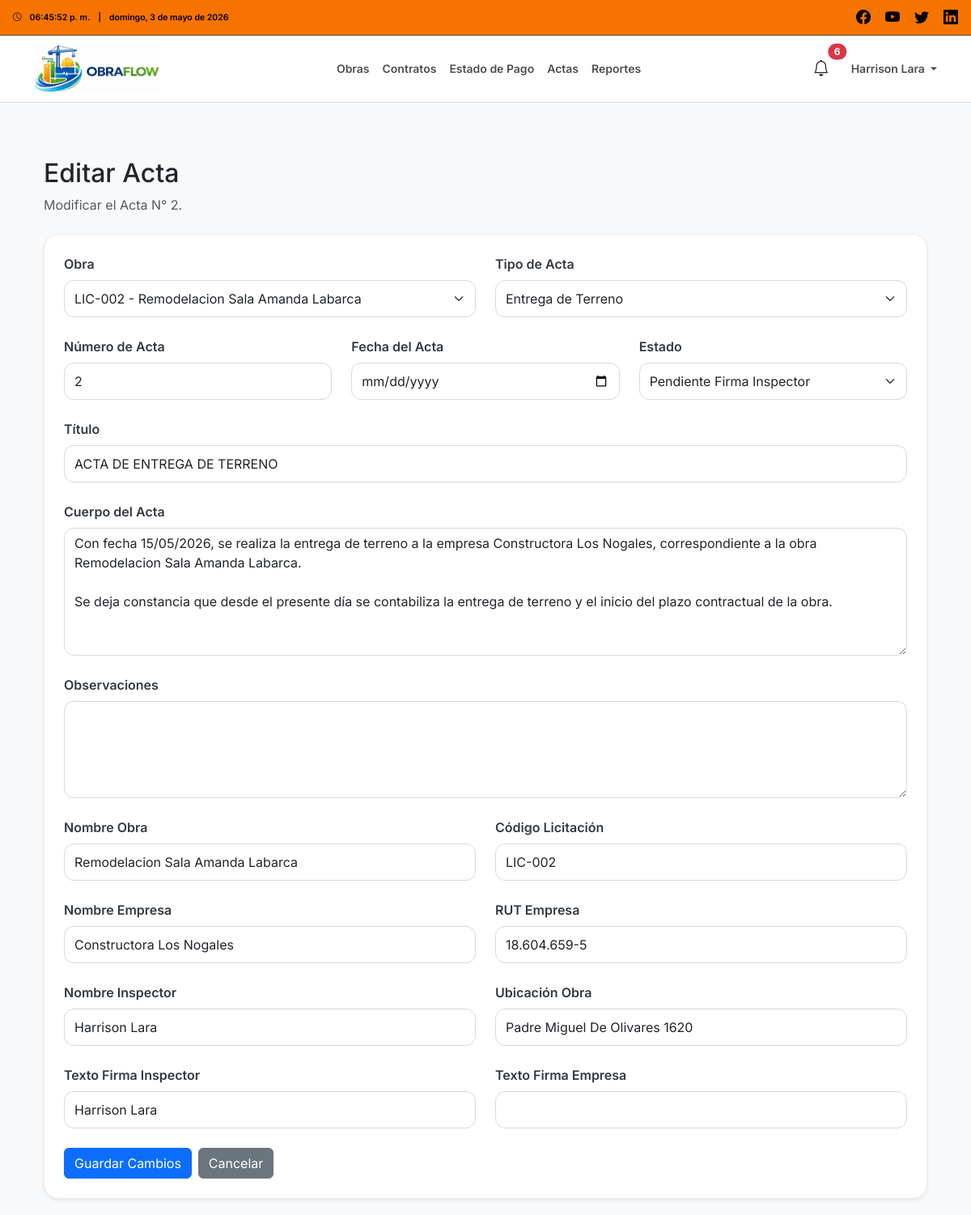
The page /actas/10/editar/ (signed in) on the database its author committed.
### users/models.py (models this page shows, shortened)
class User(AbstractUser):
    class Roles(models.TextChoices):
        ADMIN = 'ADMIN', 'Administrador'
        INSPECTOR = 'INSPECTOR', 'Inspector'
        CONTRATISTA = 'CONTRATISTA', 'Empresa Contratista'
    role = models.CharField(
        max_length=20,
        choices=Roles.choices,
        default=Roles.CONTRATISTA
    )

### actas/models.py (models this page shows, shortened)
class Acta(models.Model):
    TIPO_ACTA_CHOICES = [
        ('ENTREGA_TERRENO', 'Entrega de Terreno'),
        ('RECEPCION_OBS', 'Recepción con Observaciones'),
        ('RECEPCION_OK', 'Recepción sin Observaciones'),
    ]
    ESTADO_CHOICES = [
        ('PENDIENTE', 'Pendiente por Firmar'),
        ('PENDIENTE_EMPRESA', 'Pendiente Firma Empresa'),
        ('PENDIENTE_INSPECTOR', 'Pendiente Firma Inspector'),
        ('FIRMADA', 'Firmada'),
    ]
    obra = models.ForeignKey(
        Obra,
        on_delete=models.CASCADE,
        related_name='actas'
    )
    tipo_acta = models.CharField(
        max_length=30,
        choices=TIPO_ACTA_CHOICES
    )
    numero_acta = models.PositiveIntegerField()
    fecha_acta = models.DateField()
    titulo = models.CharField(max_length=255)
    cuerpo_acta = models.TextField()
    observaciones = models.TextField(blank=True, null=True)
    estado = models.CharField(
        max_length=30,
        choices=ESTADO_CHOICES,
        default='PENDIENTE'
    )
    nombre_obra = models.CharField(max_length=255)
    codigo_licitacion = models.CharField(max_length=100)
    nombre_empresa = models.CharField(max_length=255)
    rut_empresa = models.CharField(max_length=100, blank=True, null=True)
    nombre_inspector = models.CharField(max_length=255)
    ubicacion_obra = models.CharField(max_length=255, blank=True, null=True)
    firma_inspector_texto = models.CharField(max_length=255)
    firma_empresa_texto = models.CharField(max_length=255)
    firmado_inspector = models.BooleanField(default=False)
    firmado_empresa = models.BooleanField(default=False)
    fecha_firma_inspector = models.DateTimeField(blank=True, null=True)
    fecha_firma_empresa = models.DateTimeField(blank=True, null=True)
    usuario_firma_inspector = models.ForeignKey(
        settings.AUTH_USER_MODEL,
        on_delete=models.SET_NULL,
        blank=True,
        null=True,
        related_name='actas_firmadas_como_inspector'
    )
    usuario_firma_empresa = models.ForeignKey(
        settings.AUTH_USER_MODEL,
        on_delete=models.SET_NULL,
        blank=True,
        null=True,
        related_name='actas_firmadas_como_empresa'
    )
    fecha_creacion = models.DateTimeField(auto_now_add=True)
    class Meta:
        verbose_name = 'Acta'
        verbose_name_plural = 'Actas'
        ordering = ['-fecha_acta', '-id']
        unique_together = ('obra', 'numero_acta')

### core/views.py (the view)
# urls.py: path('actas/<int:acta_id>/editar/', actas_editar, name='actas_editar'),
@login_required(login_url='login')
def actas_editar(request, acta_id):
    if request.user.role != 'INSPECTOR':
        return HttpResponseForbidden('No tienes permiso para editar actas.')
    acta = get_object_or_404(
        Acta,
        id=acta_id,
        obra__inspector=request.user
    )
    if request.method == 'POST':
        form = ActaForm(request.POST, instance=acta, inspector=request.user)
        if form.is_valid():
            acta_editada = form.save()
            messages.success(request, f'El Acta N° {acta_editada.numero_acta} fue actualizada correctamente.')
            return redirect('actas_detalle', acta_id=acta.id)
    else:
        form = ActaForm(instance=acta, inspector=request.user)
    return render(request, 'actas/editar.html', {
        'form': form,
        'acta': acta
    })

### actas/forms.py (called while the page is built, shortened)
def nombre_completo_usuario(usuario):
    if not usuario:
        return ""
    nombre = f"{getattr(usuario, 'first_name', '')} {getattr(usuario, 'last_name', '')}".strip()
    if nombre:
        return nombre
    return getattr(usuario, 'username', '') or ""

def obtener_rut_empresa(obra):
    rut = (
        getattr(obra, 'rut_empresa', None)
        or getattr(obra, 'empresa_rut', None)
        or getattr(obra, 'rut_contratista', None)
        or getattr(obra, 'rut_empresa_contratista', None)
    )
    if rut:
        return rut

### core/context_processors.py (called while the page is built)
def nombre_usuario(usuario):
    if not usuario:
        return ""
    nombre = f"{getattr(usuario, 'first_name', '')} {getattr(usuario, 'last_name', '')}".strip()
    if nombre:
        return nombre
    return getattr(usuario, 'username', '') or ""

### obras/models.py (called while the page is built)
    def __str__(self):
        return f"{self.codigo} - {self.nombre}"

### trabajadores/models.py (called while the page is built)
    @property
    def documentos_completos(self):
        return hasattr(self, 'documentos') and all([
            self.documentos.carnet_identidad,
            self.documentos.certificado_antecedentes,
            self.documentos.contrato_trabajo,
        ])

### templates/actas/editar.html (shortened to what this page needs)
{% extends 'base.html' %}
{% load static %}
{% block content %}
<div class="container mt-4">
    <div class="mb-4">
        <h2>Editar Acta</h2>
        <p class="text-muted mb-0">
            Modificar el Acta N° {{ acta.numero_acta }}.
        </p>
    </div>
    <div class="card shadow-sm obra-form-card">
        <div class="card-body p-4">
            <form method="POST"
                  class="form-confirmacion-modal"
                  data-modal-titulo="Guardar Cambios"
                  data-modal-mensaje="¿Estás seguro de guardar los cambios realizados en esta acta?">
                <div class="row g-4">
                    <div class="col-md-6">
                        <label class="form-label obra-form-label">Obra</label>
                        {{ form.obra }}
                    </div>
                    <div class="col-md-6">
                        <label class="form-label obra-form-label">Tipo de Acta</label>
                        {{ form.tipo_acta }}
                    </div>
                    <div class="col-md-4">
                        <label class="form-label obra-form-label">Número de Acta</label>
                        {{ form.numero_acta }}
                    </div>
                    <div class="col-md-4">
                        <label class="form-label obra-form-label">Fecha del Acta</label>
                        {{ form.fecha_acta }}
                    </div>
                    <div class="col-md-4">
                        <label class="form-label obra-form-label">Estado</label>
                        {{ form.estado }}
                    </div>
                    <div class="col-12">
                        <label class="form-label obra-form-label">Título</label>
                        {{ form.titulo }}
                    </div>
                    <div class="col-12">
                        <label class="form-label obra-form-label">Cuerpo del Acta</label>
                        {{ form.cuerpo_acta }}
                    </div>
                    <div class="col-12">
                        <label class="form-label obra-form-label">Observaciones</label>
                        {{ form.observaciones }}
                    </div>
                    <div class="col-md-6">
                        <label class="form-label obra-form-label">Nombre Obra</label>
                        {{ form.nombre_obra }}
                    </div>
                    <div class="col-md-6">
                        <label class="form-label obra-form-label">Código Licitación</label>
                        {{ form.codigo_licitacion }}
                    </div>
                    <div class="col-md-6">
                        <label class="form-label obra-form-label">Nombre Empresa</label>
                        {{ form.nombre_empresa }}
                    </div>
                    <div class="col-md-6">
                        <label class="form-label obra-form-label">RUT Empresa</label>
                        {{ form.rut_empresa }}
                    </div>
                    <div class="col-md-6">
                        <label class="form-label obra-form-label">Nombre Inspector</label>
                        {{ form.nombre_inspector }}
                    </div>
                    <div class="col-md-6">
                        <label class="form-label obra-form-label">Ubicación Obra</label>
                        {{ form.ubicacion_obra }}
                    </div>
                    <div class="col-md-6">
                        <label class="form-label obra-form-label">Texto Firma Inspector</label>
                        {{ form.firma_inspector_texto }}
                    </div>
                    <div class="col-md-6">
                        <label class="form-label obra-form-label">Texto Firma Empresa</label>
                        {{ form.firma_empresa_texto }}
                    </div>
                </div>
                <div class="mt-4 d-flex gap-2 flex-wrap">
                    <button type="submit" class="btn btn-primary">
                        Guardar Cambios
                    </button>
                    <a href="{% url 'actas_detalle' acta.id %}" class="btn btn-secondary">
                        Cancelar
                    </a>
                </div>
            </form>
        </div>
    </div>
</div>
{% endblock %}

### templates/partials/navbar_inspector.html (shortened to what this page needs)
{% load static %}
<div class="top-bar-inspector d-flex justify-content-between align-items-center px-3">
    <div class="hora-info d-flex align-items-center flex-nowrap small">
        <i class="bi bi-clock me-2"></i>
        <span id="topbarClockInspector" class="me-2">--:--:--</span>
        <span class="me-2">|</span>
        <span id="topbarDateInspector" class="text-truncate">--</span>
    </div>
    <div class="social-icons">
        <a href="#"><i class="bi bi-facebook"></i></a>
        <a href="#"><i class="bi bi-youtube"></i></a>
        <a href="#"><i class="bi bi-twitter"></i></a>
        <a href="#"><i class="bi bi-linkedin"></i></a>
    </div>
</div>
<nav class="navbar navbar-expand-lg navbar-light navbar-inspector">
    <div class="container">
        <a class="navbar-brand d-flex align-items-center" href="{% url 'dashboard_inspector' %}">
            <img src="{% static 'images/logo_navbar.jpeg' %}" alt="OBRAFLOW" class="logo">
        </a>
        <div class="collapse navbar-collapse" id="navbarNavInspector">
            <ul class="navbar-nav mx-auto">
                <li class="nav-item"><a class="nav-link" href="{% url 'obras' %}">Obras</a></li>
                <li class="nav-item"><a class="nav-link" href="{% url 'contratos' %}">Contratos</a></li>
                <li class="nav-item"><a class="nav-link" href="{% url 'edp' %}">Estado de Pago</a></li>
                <li class="nav-item"><a class="nav-link" href="{% url 'actas' %}">Actas</a></li>
                <li class="nav-item"><a class="nav-link" href="{% url 'reportes_index' %}">Reportes</a></li>
            </ul>
            <div class="nav-icons d-flex align-items-center gap-3">
                <button class="btn btn-link nav-alert-btn position-relative"
                        type="button"
                        data-bs-toggle="offcanvas"
                        data-bs-target="#offcanvasAlertasInspector">
                    <i class="bi bi-bell fs-5"></i>
                    {% if nav_total_alertas > 0 %}
                    <span class="position-absolute top-0 start-100 translate-middle badge rounded-pill bg-danger">
                        {{ nav_total_alertas }}
                    </span>
                    {% endif %}
                </button>
                <div class="dropdown">
                    <a class="nav-link dropdown-toggle"
                       href="#"
                       role="button"
                       data-bs-toggle="dropdown"
                       aria-expanded="false">
                        {% if request.user.first_name %}
                            {{ request.user.first_name }} {{ request.user.last_name }}
                        {% else %}
                            {{ request.user.username }}
                        {% endif %}
                    </a>
                </div>
            </div>
        </div>
    </div>
</nav>

### static/css/styles.css (style rules this page uses)
body { font-family: 'Inter', sans-serif; background-color: #f8f9fa; margin: 0; padding: 0; }
.top-bar-inspector { background-color: #f77300; color: black; font-size: 12px; font-weight: 600; padding: 8px 15px; }
.top-bar-inspector .hora-info, .top-bar-empresa .hora-info { display: flex; align-items: center; gap: 2px; }
.top-bar-inspector .social-icons a, .top-bar-empresa .social-icons a { color: black; font-size: 18px; margin-left: 15px; text-decoration: none; transition: color 0.2s ease-in-out; }
.navbar-inspector { background-color: #ffffff; border-top: 1px solid #4e4e4e; border-bottom: 1px solid #d9d9d9; min-height: 70px; padding-top: 6px; padding-bottom: 6px; }
.logo { height: 100%; max-height: 60px; width: auto; object-fit: contain; display: block; }
.navbar-inspector .nav-link { color: #4e4e4e; font-weight: 600; font-size: 14px; transition: color 0.2s ease-in-out; white-space: nowrap; }
.nav-icons { display: flex; align-items: center; gap: 20px; }
.obra-form-card { border: 1px solid #ececec; border-radius: 18px; }
.obra-form-label { font-weight: 600; color: #343a40; margin-bottom: 8px; }
.obra-form-card input, .obra-form-card select, .obra-form-card textarea { border-radius: 12px; border: 1px solid #d9d9d9; min-height: 46px; box-shadow: none; }
.obra-form-card textarea { min-height: 120px; resize: vertical; }
.obra-form-card input, .obra-form-card select { border-radius: 12px; border: 1px solid #d9d9d9; min-height: 46px; box-shadow: none; }
.nav-alert-btn { color: #212529; text-decoration: none; padding: 6px 10px; }

### rows shown on the page
User: user.first_name "Harrison", user.last_name "Lara"
Acta: numero_acta "2", obra "LIC-002 - Remodelacion Sala Amanda Labarca", tipo_acta "Entrega de Terreno", estado "Pendiente Firma Inspector", titulo "ACTA DE ENTREGA DE TERRENO", cuerpo_acta "Con fecha 15/05/2026, se realiza la entrega de terreno a la empresa Constructora Los Nogales, correspondiente a la obra Remodelacion Sala Amanda Labarca. Se deja constancia que desde el presente día se contabiliza la entrega de terreno y el inicio del plazo contractual de la obra.", nombre_obra "Remodelacion Sala Amanda Labarca", codigo_licitacion "LIC-002", nombre_empresa "Constructora Los Nogales", rut_empresa "18.604.659-5", nombre_inspector "Harrison Lara", ubicacion_obra "Padre Miguel De Olivares 1620", firma_inspector_texto "Harrison Lara"

### other values the page prints
{{ nav_total_alertas }} "6"
